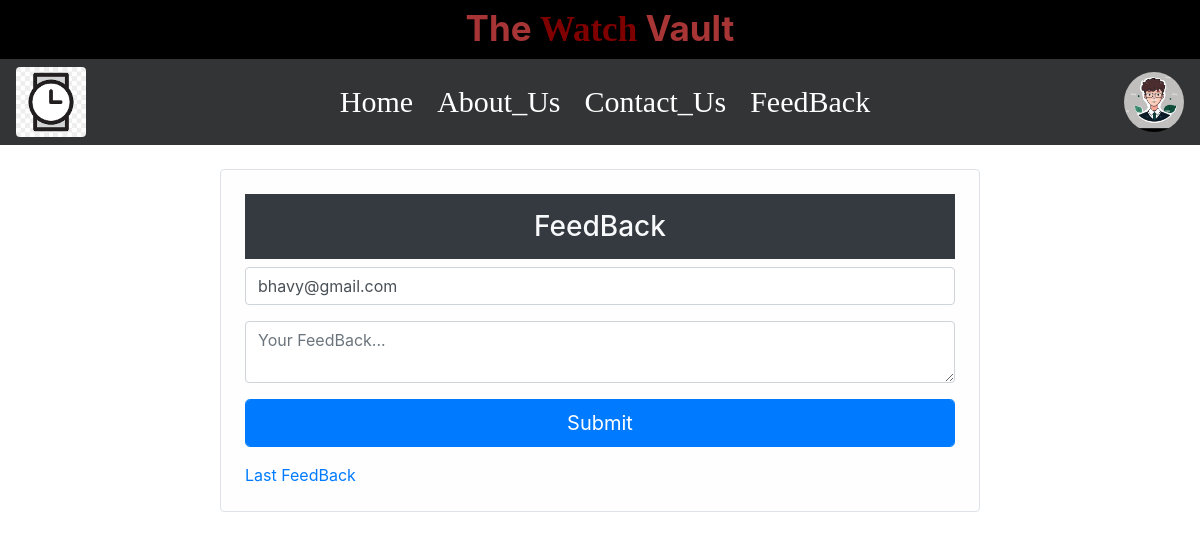
Page /feedback.php (signed in) on the committed database.
### tables this page shows
CREATE TABLE `user_details` (
  `user_id` int(11) NOT NULL,
  `user_name` varchar(30) NOT NULL,
  `address` varchar(50) NOT NULL,
  `mobile_no` bigint(10) NOT NULL,
  `email` varchar(30) NOT NULL,
  `password` varchar(30) NOT NULL,
  `city` varchar(30) NOT NULL,
  `photo` varchar(300) NOT NULL
);

### feedback.php (the view, shortened to what this page needs)
<!DOCTYPE html>
<html lang="en">
<head>
</head>
<body>
    <?php include('user_navbar.php'); ?>
<br>
    <div class="container">
        <div class="row">
            <div class="col-lg-2"></div>
            <div class="col-lg-8 alert-light border rounded p-4">
                <form action="#" method="post">
                    <h3 class="text-light bg-dark text-center p-3">FeedBack</h3>
                    <div class="form-group">
                        <input type="email" name="email" id="email" placeholder="Your Email Id..." class="form-control" value="<?php echo $row['email']; ?>">
                    </div>
                    <div class="form-group">
                        <textarea name="fb" id="fb" placeholder="Your FeedBack..." class="form-control"></textarea>
                    </div>
                    <div class="form-group">
                        <input type="submit" name="submitFeedback" value="Submit" class="btn btn-lg form-control btn-primary">
                    </div>
                    <?php
                    $sql1 = "select * from feedback where email='{$_SESSION['mail']}'";
                    $qry1 = mysqli_query($con, $sql1);
                    $row1 = mysqli_fetch_array($qry1);
                    if(!empty($row1[0])){
                     echo "<a href='update_feedback.php'>Last FeedBack</a>";
                    }
                    ?>
                </form>
            </div>
            <div class="col-lg-2"></div>
        </div>
    </div>
</body>
</html>

### user_navbar.php (shortened to what this page needs)
<?php
include('config.php');
$sql = "select * from user_details where email='{$_SESSION['mail']}'";
$qry = mysqli_query($con, $sql);
$row = mysqli_fetch_array($qry);
?>
<!DOCTYPE html>
<html lang="en">
<head>
</head>
<body>
    <div class="name">
        <p>The <span>Watch</span> Vault</p>
        <div class="navbar">
            <div class="icon">
                <img src="icon/icon.png" alt="icon" height="70px" width="70px" class="rounded">
            </div>
            <div id="menu">
                <a href="user_panel.php">Home</a>
                <a href="about_us.php">About_Us</a>
                <a href="contact_us.php">Contact_Us</a>
                <a href="feedback.php">FeedBack</a>
            </div>
            <div class="profile">
                <a href="user_profile.php?uid=<?php echo $row[0]; ?>">
                    <img src='upload_img/<?php echo $row[7]; ?>' alt='image' height='60px' width='60px' class='rounded-circle'>
                </a>
            </div>
        </div>
    </div>
</body>
</html>

### user_navbar.php (style rules this page uses)
.name p { text-align: center; padding: 2px; color: rgb(168, 53, 53); background-color: rgb(0, 0, 0); font-weight: bold; font-size: 35px; margin: auto; }
.name p span { color: maroon; font-weight: bold; font-family: Cambria, Cochin, Georgia, Times, 'Times New Roman', serif; }
.navbar { display: flex; font-family: Cambria, Cochin, Georgia, Times, 'Times New Roman', serif; background-color: rgb(51, 52, 53); }
.navbar { font-family: Cambria, Cochin, Georgia, Times, 'Times New Roman', serif; color: white; }
#menu a { padding-left: 10px; padding-right: 10px; font-size: 30px; color: white; text-decoration: none; }

### rows in the picture
user_details: photo (picture), email "bhavy@gmail.com"
